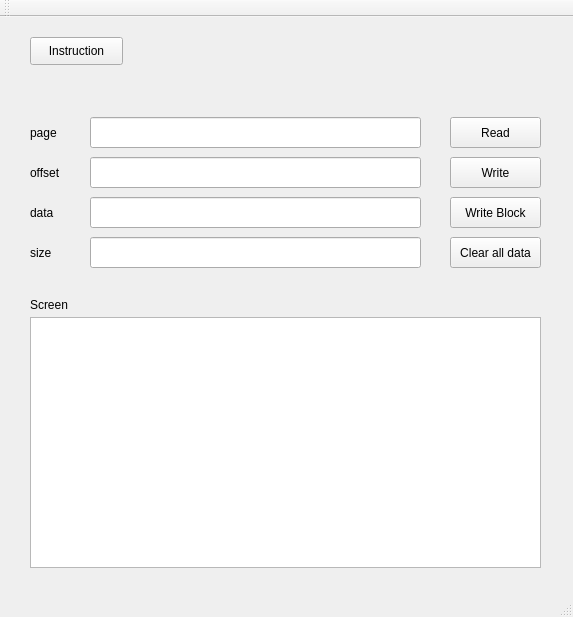
<?xml version="1.0" encoding="UTF-8"?>
<ui version="4.0">
 <class>MainWindow</class>
 <widget class="QMainWindow" name="MainWindow">
  <property name="geometry">
   <rect>
    <x>0</x>
    <y>0</y>
    <width>573</width>
    <height>617</height>
   </rect>
  </property>
  <property name="windowTitle">
   <string>MainWindow</string>
  </property>
  <widget class="QWidget" name="centralWidget">
   <widget class="QLineEdit" name="lineEdit">
    <property name="geometry">
     <rect>
      <x>90</x>
      <y>100</y>
      <width>331</width>
      <height>31</height>
     </rect>
    </property>
   </widget>
   <widget class="QPushButton" name="read">
    <property name="geometry">
     <rect>
      <x>450</x>
      <y>100</y>
      <width>91</width>
      <height>31</height>
     </rect>
    </property>
    <property name="text">
     <string>Read</string>
    </property>
   </widget>
   <widget class="QPlainTextEdit" name="showData">
    <property name="geometry">
     <rect>
      <x>30</x>
      <y>300</y>
      <width>511</width>
      <height>251</height>
     </rect>
    </property>
   </widget>
   <widget class="QLabel" name="label">
    <property name="geometry">
     <rect>
      <x>30</x>
      <y>100</y>
      <width>71</width>
      <height>31</height>
     </rect>
    </property>
    <property name="text">
     <string>page</string>
    </property>
   </widget>
   <widget class="QLabel" name="label_2">
    <property name="geometry">
     <rect>
      <x>30</x>
      <y>140</y>
      <width>71</width>
      <height>31</height>
     </rect>
    </property>
    <property name="text">
     <string>offset</string>
    </property>
   </widget>
   <widget class="QLineEdit" name="lineEdit_2">
    <property name="geometry">
     <rect>
      <x>90</x>
      <y>140</y>
      <width>331</width>
      <height>31</height>
     </rect>
    </property>
   </widget>
   <widget class="QLabel" name="label_3">
    <property name="geometry">
     <rect>
      <x>30</x>
      <y>180</y>
      <width>71</width>
      <height>31</height>
     </rect>
    </property>
    <property name="text">
     <string>data</string>
    </property>
   </widget>
   <widget class="QLineEdit" name="lineEdit_3">
    <property name="geometry">
     <rect>
      <x>90</x>
      <y>180</y>
      <width>331</width>
      <height>31</height>
     </rect>
    </property>
   </widget>
   <widget class="QLabel" name="label_4">
    <property name="geometry">
     <rect>
      <x>30</x>
      <y>220</y>
      <width>71</width>
      <height>31</height>
     </rect>
    </property>
    <property name="text">
     <string>size</string>
    </property>
   </widget>
   <widget class="QLineEdit" name="lineEdit_4">
    <property name="geometry">
     <rect>
      <x>90</x>
      <y>220</y>
      <width>331</width>
      <height>31</height>
     </rect>
    </property>
   </widget>
   <widget class="QPushButton" name="write">
    <property name="geometry">
     <rect>
      <x>450</x>
      <y>140</y>
      <width>91</width>
      <height>31</height>
     </rect>
    </property>
    <property name="text">
     <string>Write</string>
    </property>
   </widget>
   <widget class="QLabel" name="label_5">
    <property name="geometry">
     <rect>
      <x>30</x>
      <y>280</y>
      <width>55</width>
      <height>16</height>
     </rect>
    </property>
    <property name="text">
     <string>Screen</string>
    </property>
   </widget>
   <widget class="QPushButton" name="clear">
    <property name="geometry">
     <rect>
      <x>450</x>
      <y>220</y>
      <width>91</width>
      <height>31</height>
     </rect>
    </property>
    <property name="text">
     <string>Clear all data</string>
    </property>
   </widget>
   <widget class="QPushButton" name="write_block">
    <property name="geometry">
     <rect>
      <x>450</x>
      <y>180</y>
      <width>91</width>
      <height>31</height>
     </rect>
    </property>
    <property name="text">
     <string>Write Block</string>
    </property>
   </widget>
   <widget class="QPushButton" name="instruction">
    <property name="geometry">
     <rect>
      <x>30</x>
      <y>20</y>
      <width>93</width>
      <height>28</height>
     </rect>
    </property>
    <property name="text">
     <string>Instruction</string>
    </property>
   </widget>
  </widget>
  <widget class="QMenuBar" name="menuBar">
   <property name="geometry">
    <rect>
     <x>0</x>
     <y>0</y>
     <width>573</width>
     <height>26</height>
    </rect>
   </property>
  </widget>
  <widget class="QToolBar" name="mainToolBar">
   <attribute name="toolBarArea">
    <enum>TopToolBarArea</enum>
   </attribute>
   <attribute name="toolBarBreak">
    <bool>false</bool>
   </attribute>
  </widget>
  <widget class="QStatusBar" name="statusBar"/>
 </widget>
 <layoutdefault spacing="6" margin="11"/>
 <resources/>
 <connections/>
</ui>
